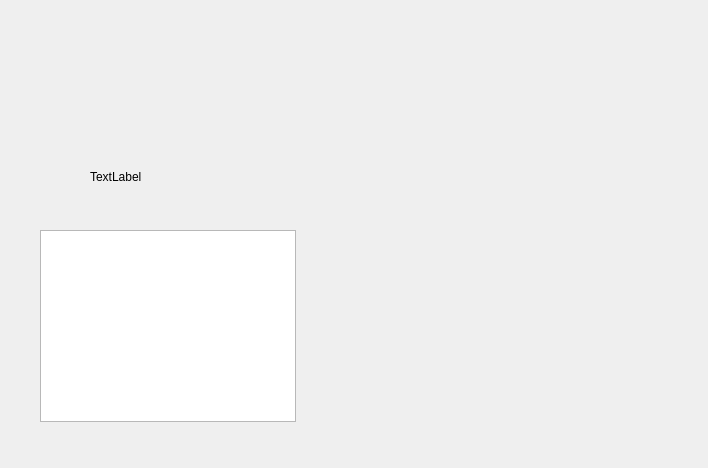
<?xml version="1.0" encoding="UTF-8"?>
<ui version="4.0">
 <class>Form</class>
 <widget class="QWidget" name="Form">
  <property name="geometry">
   <rect>
    <x>0</x>
    <y>0</y>
    <width>708</width>
    <height>468</height>
   </rect>
  </property>
  <property name="windowTitle">
   <string>Form</string>
  </property>
  <widget class="QGraphicsView" name="graphicsView">
   <property name="geometry">
    <rect>
     <x>40</x>
     <y>230</y>
     <width>256</width>
     <height>192</height>
    </rect>
   </property>
  </widget>
  <widget class="QLabel" name="label">
   <property name="geometry">
    <rect>
     <x>90</x>
     <y>170</y>
     <width>56</width>
     <height>13</height>
    </rect>
   </property>
   <property name="text">
    <string>TextLabel</string>
   </property>
  </widget>
 </widget>
 <resources/>
 <connections/>
</ui>
